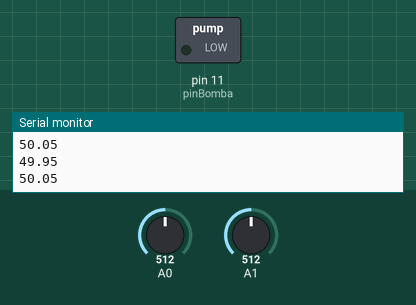
The sketch below on a simulated Arduino Uno, built with avr-gcc and run on an emulated ATmega328P. Parts: switched loads named in the sketch (green lamp = pin HIGH), the last lines printed to the serial monitor. Inputs (shaded band) come from the test bench; at power-on: A0 = 512, A1 = 512.

Above: at 3.8 s.
3.9 s: A0 set to 502
At 10.3 s:
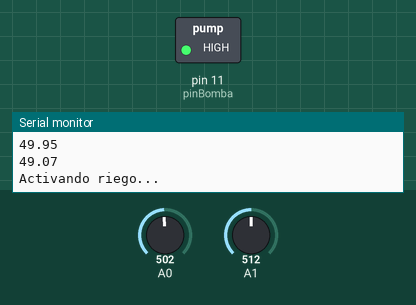
Timing chart, 0 to 11.8 s (numbered marks = the images above; inputs shaded):
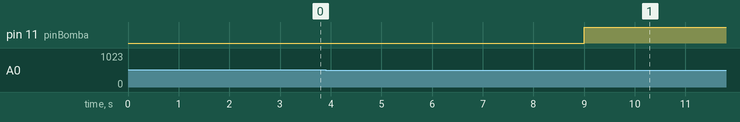

The sketch:

test.ino
```cpp
#include <DHT.h>
#include "tipos.h"
#include "funcs.h"

namespace gbvars {
  const int DHTTYPE = DHT22;
  constexpr int dhtpin = 9;

  DHT dht(dhtpin, DHTTYPE);
  Lecturas lec = {0};
}

void setup() {
  // put your setup code here, to run once:
  Serial.begin(9600);
  pinMode(gbconst::pinBomba, OUTPUT);
  gbvars::dht.begin();
}

void loop() {
  // put your main code here, to run repeatedly:
  switch(estadoActual) {
    case Estados::leyendo:
      leerDatos(gbvars::dht, gbvars::lec);
      break;
    case Estados::interpretando:
      interpretarDatos(gbvars::lec);
      break;
    case Estados::ejecutando:
      activarBomba();
  }
}
```

funcs.cpp
```cpp
#include <Arduino.h>
#include <DHT.h>
#include "funcs.h"  |
#include "tipos.h"

void leerDatos(DHT& dht, Lecturas& lecs) {
  /*lecs.humedadAire = dht.readHumidity();
  Serial.println(lecs.humedadAire);
  lecs.temperatura = dht.readTemperature();
  Serial.println(lecs.temperatura);
  delay(3000);
  if(isnan(lecs.humedadAire) || isnan(lecs.temperatura)) {
    Serial.println("Error en la deteccion de medidas, el sensor respondio con NaN");
    return;
  }*/

  lecs.humedadSuelo = ((1023 - analogRead(A1))/1023.0) * 100;
  Serial.println(lecs.humedadSuelo);
  lecs.luminosidad = (((analogRead(A0))/1023.0) * 100);
  Serial.println(lecs.luminosidad);
  delay(3000);
  estadoActual = Estados::interpretando;
}

void interpretarDatos(Lecturas& lecs) {
  if(lecs.humedadSuelo < 50.0
     //&& lecs.temperatura < 25
     && lecs.luminosidad < 50) {
    Serial.println("Activando riego...");
    estadoActual = Estados::ejecutando;
  }
  else {
    estadoActual = Estados::leyendo;
  }
}

void activarBomba() {
   digitalWrite(gbconst::pinBomba, HIGH);
   delay(10000);
   digitalWrite(gbconst::pinBomba, LOW);
   estadoActual = Estados::leyendo;
}
```

funcs.h
```cpp
#ifndef FUNCS_H_TEST8
#define FUNCS_H_TEST8

#include <DHT.h>
#include "tipos.h"

void leerDatos(DHT& dht, Lecturas& lecs);

void interpretarDatos(Lecturas& lecs);

void activarBomba();

#endif
```

tipos.cpp
```cpp
#include "tipos.h"

Estados estadoActual = Estados::leyendo;
```

tipos.h
```cpp
#ifndef TIPOS_H_TEST8
#define TIPOS_H_TEST8

#include <stdint.h>

namespace gbconst {
  constexpr int pinBomba = 11;
};

enum class Estados : uint8_t {
  leyendo,
  interpretando,
  ejecutando
};

struct Lecturas {
  float humedadSuelo;
  float humedadAire;
  float temperatura;
  float luminosidad;
};

extern Estados estadoActual;

#endif
```

Measured:
- the behaviour switches between 512 and 511 on A0 (found by bisection; images 0 and 1)
- after the input at 3.9 s, pin 11 (pinBomba): LOW → HIGH after 5.1 s
